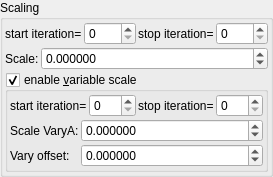
    <widget class="QGroupBox" name="groupBox_9">
     <property name="title">
      <string>Scaling</string>
     </property>
     <layout class="QVBoxLayout" name="verticalLayout_14" stretch="0,0,0">
      <property name="spacing">
       <number>2</number>
      </property>
      <property name="leftMargin">
       <number>2</number>
      </property>
      <property name="topMargin">
       <number>2</number>
      </property>
      <property name="rightMargin">
       <number>2</number>
      </property>
      <property name="bottomMargin">
       <number>2</number>
      </property>
      <item>
       <layout class="QHBoxLayout" name="horizontalLayout_8" stretch="0,1,0,1">
        <property name="topMargin">
         <number>0</number>
        </property>
        <item>
         <widget class="QLabel" name="label_67">
          <property name="text">
           <string>start iteration=</string>
          </property>
         </widget>
        </item>
        <item>
         <widget class="MySpinBox" name="spinboxInt_transf_start_iterations_S">
          <property name="sizePolicy">
           <sizepolicy hsizetype="Minimum" vsizetype="Maximum">
            <horstretch>0</horstretch>
            <verstretch>0</verstretch>
           </sizepolicy>
          </property>
          <property name="minimum">
           <number>0</number>
          </property>
          <property name="maximum">
           <number>999</number>
          </property>
          <property name="value">
           <number>0</number>
          </property>
         </widget>
        </item>
        <item>
         <widget class="QLabel" name="label_52">
          <property name="text">
           <string>stop iteration=</string>
          </property>
         </widget>
        </item>
        <item>
         <widget class="MySpinBox" name="spinboxInt_transf_stop_iterations_S">
          <property name="sizePolicy">
           <sizepolicy hsizetype="Preferred" vsizetype="Maximum">
            <horstretch>0</horstretch>
            <verstretch>0</verstretch>
           </sizepolicy>
          </property>
          <property name="maximum">
           <number>999</number>
          </property>
         </widget>
        </item>
       </layout>
      </item>
      <item>
       <layout class="QHBoxLayout" name="horizontalLayout_9" stretch="0,1">
        <property name="topMargin">
         <number>0</number>
        </property>
        <item>
         <widget class="QLabel" name="label_10">
          <property name="text">
           <string>Scale:</string>
          </property>
         </widget>
        </item>
        <item>
         <widget class="MyDoubleSpinBox" name="spinbox_transf_scale_2">
          <property name="sizePolicy">
           <sizepolicy hsizetype="Minimum" vsizetype="Maximum">
            <horstretch>0</horstretch>
            <verstretch>0</verstretch>
           </sizepolicy>
          </property>
          <property name="prefix">
           <string/>
          </property>
          <property name="suffix">
           <string/>
          </property>
          <property name="decimals">
           <number>6</number>
          </property>
          <property name="minimum">
           <double>-99.989999999999995</double>
          </property>
          <property name="maximum">
           <double>99.989999999999995</double>
          </property>
          <property name="singleStep">
           <double>0.100000000000000</double>
          </property>
         </widget>
        </item>
       </layout>
      </item>
      <item>
       <widget class="MyGroupBox" name="groupCheck_transf_function_enabledK_false">
        <property name="title">
         <string>enable &amp;variable scale</string>
        </property>
        <property name="checkable">
         <bool>true</bool>
        </property>
        <layout class="QVBoxLayout" name="verticalLayout_18" stretch="0,0">
         <property name="spacing">
          <number>2</number>
         </property>
         <property name="leftMargin">
          <number>2</number>
         </property>
         <property name="topMargin">
          <number>2</number>
         </property>
         <property name="rightMargin">
          <number>2</number>
         </property>
         <property name="bottomMargin">
          <number>2</number>
         </property>
         <item>
          <layout class="QHBoxLayout" name="horizontalLayout_10" stretch="0,1,0,1">
           <property name="topMargin">
            <number>0</number>
           </property>
           <item>
            <widget class="QLabel" name="label_75">
             <property name="text">
              <string>start iteration=</string>
             </property>
             <property name="wordWrap">
              <bool>true</bool>
             </property>
            </widget>
           </item>
           <item>
            <widget class="MySpinBox" name="spinboxInt_transf_start_iterations_K">
             <property name="sizePolicy">
              <sizepolicy hsizetype="Minimum" vsizetype="Maximum">
               <horstretch>0</horstretch>
               <verstretch>0</verstretch>
              </sizepolicy>
             </property>
             <property name="minimum">
              <number>0</number>
             </property>
             <property name="maximum">
              <number>999</number>
             </property>
             <property name="value">
              <number>0</number>
             </property>
            </widget>
           </item>
           <item>
            <widget class="QLabel" name="label_60">
             <property name="text">
              <string>stop iteration=</string>
             </property>
             <property name="wordWrap">
              <bool>true</bool>
             </property>
            </widget>
           </item>
           <item>
            <widget class="MySpinBox" name="spinboxInt_transf_stop_iterations_K">
             <property name="sizePolicy">
              <sizepolicy hsizetype="Preferred" vsizetype="Maximum">
               <horstretch>0</horstretch>
               <verstretch>0</verstretch>
              </sizepolicy>
             </property>
             <property name="maximum">
              <number>999</number>
             </property>
            </widget>
           </item>
          </layout>
         </item>
         <item>
          <layout class="QGridLayout" name="gridLayout_34" columnstretch="0,1">
           <property name="spacing">
            <number>2</number>
           </property>
           <item row="1" column="1">
            <widget class="MyDoubleSpinBox" name="spinbox_transf_scale_vary_0">
             <property name="sizePolicy">
              <sizepolicy hsizetype="Minimum" vsizetype="Maximum">
               <horstretch>0</horstretch>
               <verstretch>0</verstretch>
              </sizepolicy>
             </property>
             <property name="prefix">
              <string/>
             </property>
             <property name="suffix">
              <string/>
             </property>
             <property name="decimals">
              <number>6</number>
             </property>
             <property name="minimum">
              <double>-100000.000000000000000</double>
             </property>
             <property name="maximum">
              <double>100000.000000000000000</double>
             </property>
             <property name="singleStep">
              <double>0.100000000000000</double>
             </property>
            </widget>
           </item>
           <item row="2" column="1">
            <widget class="MyDoubleSpinBox" name="spinbox_transf_scaleC_1">
             <property name="sizePolicy">
              <sizepolicy hsizetype="Minimum" vsizetype="Maximum">
               <horstretch>0</horstretch>
               <verstretch>0</verstretch>
              </sizepolicy>
             </property>
             <property name="prefix">
              <string/>
             </property>
             <property name="suffix">
              <string/>
             </property>
             <property name="decimals">
              <number>6</number>
             </property>
             <property name="minimum">
              <double>-100000.000000000000000</double>
             </property>
             <property name="maximum">
              <double>100000.000000000000000</double>
             </property>
             <property name="singleStep">
              <double>0.100000000000000</double>
             </property>
            </widget>
           </item>
           <item row="2" column="0">
            <widget class="QLabel" name="label_151">
             <property name="text">
              <string>Vary offset:</string>
             </property>
            </widget>
           </item>
           <item row="1" column="0">
            <widget class="QLabel" name="label_146">
             <property name="text">
              <string>Scale VaryA:</string>
             </property>
            </widget>
           </item>
          </layout>
         </item>
        </layout>
       </widget>
      </item>
     </layout>
    </widget>
